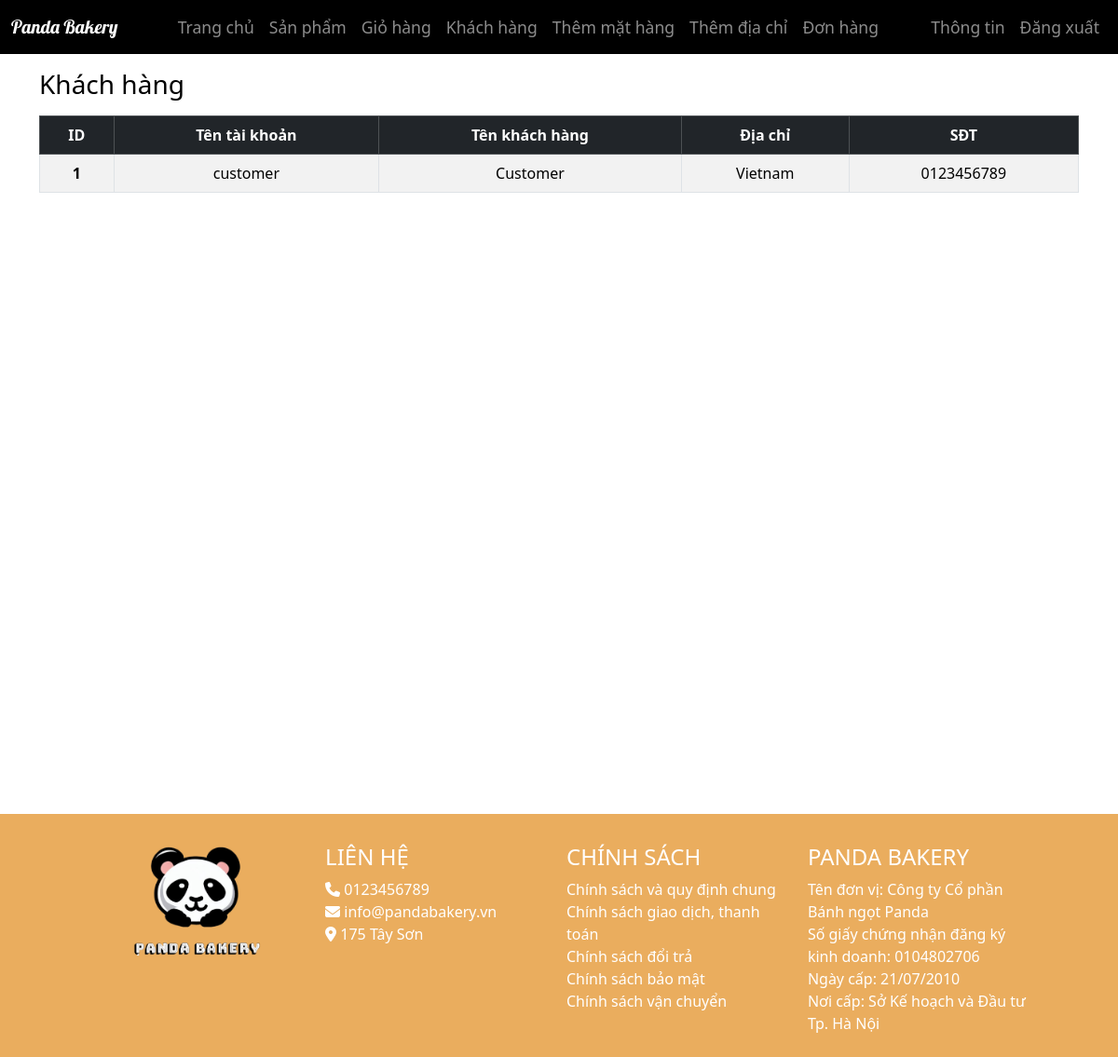
The app's page /customer.php (signed in), older data.
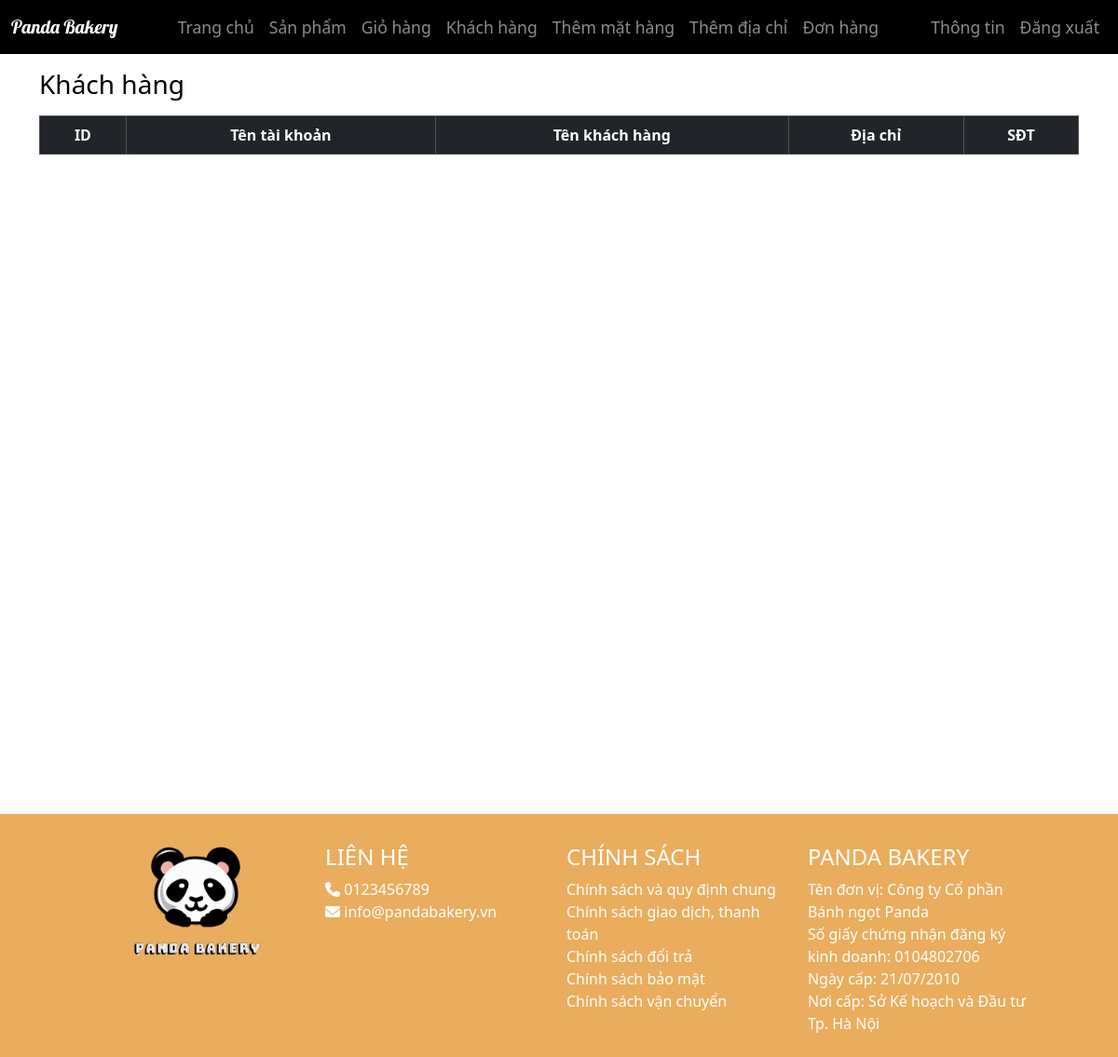
The same page, newer data.
### tables this page shows
CREATE TABLE `customer` (
  `customer_id` int(11) NOT NULL,
  `account` varchar(32) NOT NULL,
  `password` varchar(255) NOT NULL,
  `fullname` varchar(100) NOT NULL,
  `address` varchar(150) NOT NULL,
  `phone` varchar(10) NOT NULL
);

CREATE TABLE `shop` (
  `address_id` int(11) NOT NULL,
  `address` varchar(150) NOT NULL,
  `admin_id` int(11) NOT NULL
);

### customer.php (the view, shortened to what this page needs)
<?php
include('assets/header.php');
?>
    <div class="container min-vh-100">
        <div class="mb-3 mt-3">
            <h3 class="fw-normal mb-0 text-black">Khách hàng</h3>
        </div>
        <table class="table table-bordered table-striped text-center">
            <thead>
                <tr class="table-dark">
                    <th scope="col">ID</th>
                    <th scope="col">Tên tài khoản</th>
                    <th scope="col">Tên khách hàng</th>
                    <th scope="col">Địa chỉ</th>
                    <th scope="col">SĐT</th>
                </tr>
            </thead>
            <tbody>
            <?php
            $sql = "SELECT *
                    FROM customer ";
            $query = mysqli_query($con, $sql);
            if ($query) {
                while ($row = mysqli_fetch_assoc($query)) { ?>
                <tr class="align-middle">
                    <th scope="row"><?php echo $row['customer_id'] ?></th>
                    <td><?php echo $row['account'] ?></td>
                    <td><?php echo $row['fullname'] ?></td>
                    <td><?php echo $row['address']; ?></td>
                    <td><?php echo $row['phone'] ?></td>
                </tr>
                <?php }
            } ?>
            </tbody>
        </table>
    </div>
<?php
include('assets/footer.php');
?>

### assets/footer.php (shortened to what this page needs)
<footer class="bg-orange pt-4">
    <div id="contact" class="container-fluid d-flex justify-content-center align-items-center">
        <div class="row">
            <div class="p-2 col-lg-3 col-md-6 col-sm-12 col-xs-12">
                <img src="assets/images/logo.png" alt="logo" class="contact-logo">
            </div>
            <div class="p-2 col-lg-3 col-md-6 col-sm-12 col-xs-12">
                <h4 class="text-white">LIÊN HỆ</h4>
                <a href="tel:+84123456789" class="text-decoration-none text-white d-block"><i class="fa-solid fa-phone"></i> 0123456789</a>
                <a href="mailto:info@pandabakery.vn" class="text-decoration-none text-white d-block"><i class="fa-solid fa-envelope"></i> info@pandabakery.vn</a>
                <?php
                    $sql = "SELECT * FROM shop";
                    $query = mysqli_query($con, $sql);
                    while($row = mysqli_fetch_assoc($query)) { ?>
                        <span class="text-white d-block"><i class="fa-solid fa-location-dot"></i> <?php echo $row['address'] ?></span>
                    <?php } ?>
            </div>
            <div class="p-2 col-lg-3 col-md-6 col-sm-12 col-xs-12">
                <h4 class="text-white">CHÍNH SÁCH</h4>
                <a href="#" class="text-decoration-none text-white d-block">Chính sách và quy định chung</a>
                <a href="#" class="text-decoration-none text-white d-block">Chính sách giao dịch, thanh toán</a>
                <a href="#" class="text-decoration-none text-white d-block">Chính sách đổi trả</a>
                <a href="#" class="text-decoration-none text-white d-block">Chính sách bảo mật</a>
                <a href="#" class="text-decoration-none text-white d-block">Chính sách vận chuyển</a>
            </div>
            <div class="p-2 col-lg-3 col-md-6 col-sm-12 col-xs-12">
                <h4 class="text-white">PANDA BAKERY</h4>
                <p class="text-white">
                    Tên đơn vị: Công ty Cổ phần Bánh ngọt Panda <br>
                    Số giấy chứng nhận đăng ký kinh doanh: 0104802706 <br>
                    Ngày cấp: 21/07/2010 <br>
                    Nơi cấp: Sở Kế hoạch và Đầu tư Tp. Hà Nội
                </p>
            </div>
        </div>
    </div>
</footer>
</body>
</html>

Row changes from the older to the newer data that the page shows:
removed customer: customer_id "1", account "customer", fullname "Customer", address "Vietnam", phone "0123456789"
removed shop: address "175 Tây Sơn"
